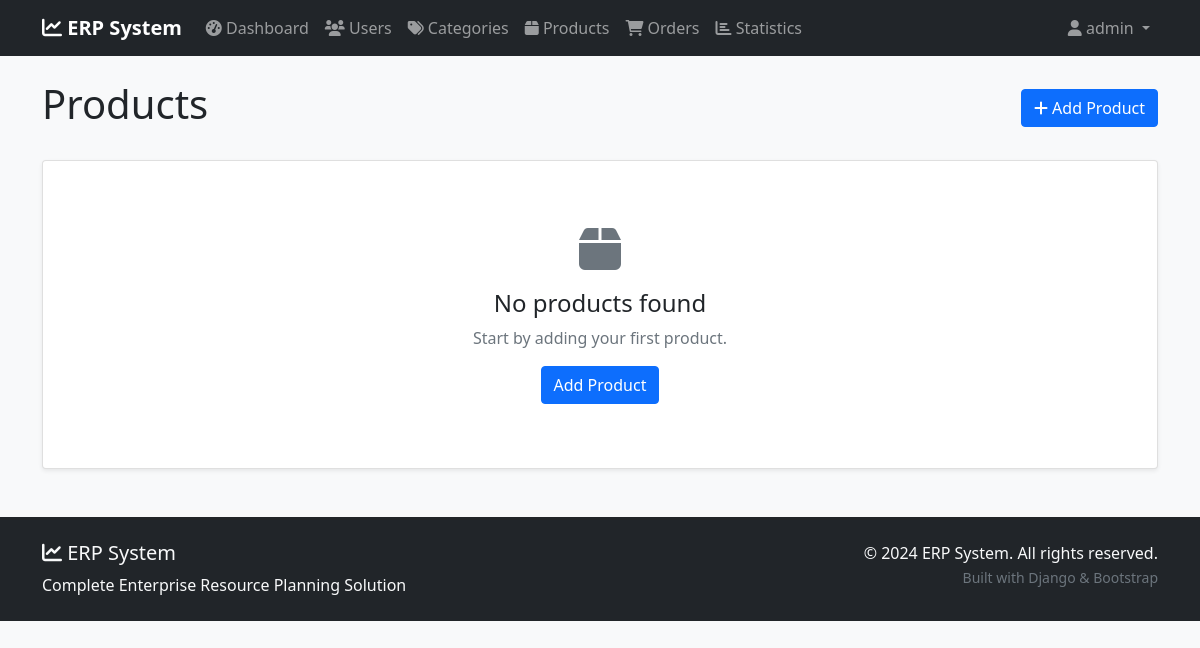
The page /products/ (signed in) on the database as committed earlier.
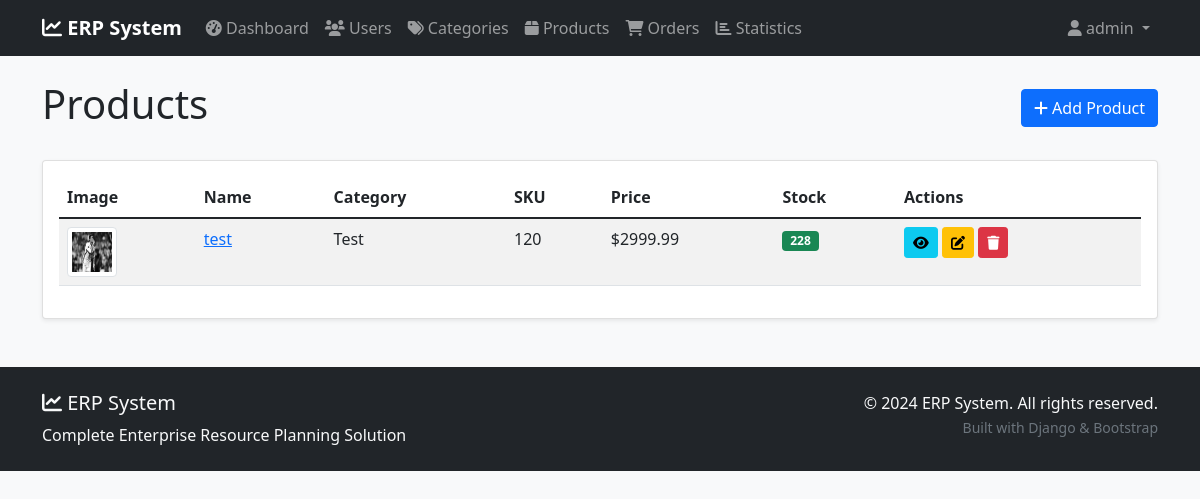
The same page on the database as committed later.
### app/models.py (models this page shows, shortened)
class Product(models.Model):
    name = models.CharField(max_length=200)
    description = models.TextField()
    category = models.ForeignKey(Category, on_delete=models.CASCADE)
    price = models.DecimalField(max_digits=10, decimal_places=2)
    stock_quantity = models.PositiveIntegerField()
    sku = models.CharField(max_length=50, unique=True)
    image = models.ImageField(upload_to='products/', blank=True, null=True)
    created_at = models.DateTimeField(auto_now_add=True)
    updated_at = models.DateTimeField(auto_now=True)

class Category(models.Model):
    name = models.CharField(max_length=100)
    description = models.TextField(blank=True)
    created_at = models.DateTimeField(auto_now_add=True)
    class Meta:
        verbose_name_plural = "Categories"

### app/views.py (the view)
# urls.py: path('products/', views.ProductListView.as_view(), name='product-list'),
class ProductListView(LoginRequiredMixin, ListView):
    model = Product
    template_name = 'app/product_list.html'
    context_object_name = 'products'
    paginate_by = 10
    def get_queryset(self):
        return Product.objects.select_related('category').order_by('-created_at')

### templates/app/product_list.html (shortened to what this page needs)
{% extends 'base.html' %}
{% block content %}
<div class="d-flex justify-content-between align-items-center mb-4">
    <h1>Products</h1>
    <a href="{% url 'product-create' %}" class="btn btn-primary">
        <i class="fas fa-plus"></i> Add Product
    </a>
</div>
<div class="card">
    <div class="card-body">
        {% if products %}
        <div class="table-responsive">
            <table class="table table-striped">
                <thead>
                    <tr>
                        <th>Image</th>
                        <th>Name</th>
                        <th>Category</th>
                        <th>SKU</th>
                        <th>Price</th>
                        <th>Stock</th>
                        <th>Actions</th>
                    </tr>
                </thead>
                <tbody>
                    {% for product in products %}
                    <tr>
                        <td>
                            {% if product.image %}
                            <img src="{{ product.image.url }}" alt="{{ product.name }}" class="img-thumbnail" style="width: 50px; height: 50px;">
                            {% else %}
                            <div class="bg-light d-flex align-items-center justify-content-center" style="width: 50px; height: 50px;">
                                <i class="fas fa-image text-muted"></i>
                            </div>
                            {% endif %}
                        </td>
                        <td><a href="{% url 'product-detail' product.pk %}">{{ product.name }}</a></td>
                        <td>{{ product.category.name }}</td>
                        <td>{{ product.sku }}</td>
                        <td>${{ product.price }}</td>
                        <td>
                            <span class="badge bg-{% if product.stock_quantity < 10 %}danger{% elif product.stock_quantity < 50 %}warning{% else %}success{% endif %}">
                                {{ product.stock_quantity }}
                            </span>
                        </td>
                        <td>
                            <a href="{% url 'product-detail' product.pk %}" class="btn btn-sm btn-info">
                                <i class="fas fa-eye"></i>
                            </a>
                            <a href="{% url 'product-update' product.pk %}" class="btn btn-sm btn-warning">
                                <i class="fas fa-edit"></i>
                            </a>
                            <a href="{% url 'product-delete' product.pk %}" class="btn btn-sm btn-danger">
                                <i class="fas fa-trash"></i>
                            </a>
                        </td>
                    </tr>
                    {% endfor %}
                </tbody>
            </table>
        </div>
        {% else %}
        <div class="text-center py-5">
            <i class="fas fa-box fa-3x text-muted mb-3"></i>
            <h4>No products found</h4>
            <p class="text-muted">Start by adding your first product.</p>
            <a href="{% url 'product-create' %}" class="btn btn-primary">Add Product</a>
        </div>
        {% endif %}
    </div>
</div>
{% endblock %}

Rows that differ between the two databases and show on the page:
added Product: image (picture), name "test", category.name "Test", sku "120", price "2999.99", stock_quantity "228"
Other text that changed with them:
text no longer shown: "No products found Start by adding your first product. Add Product"
text now shown: "Image Name Category SKU Price Stock Actions"
